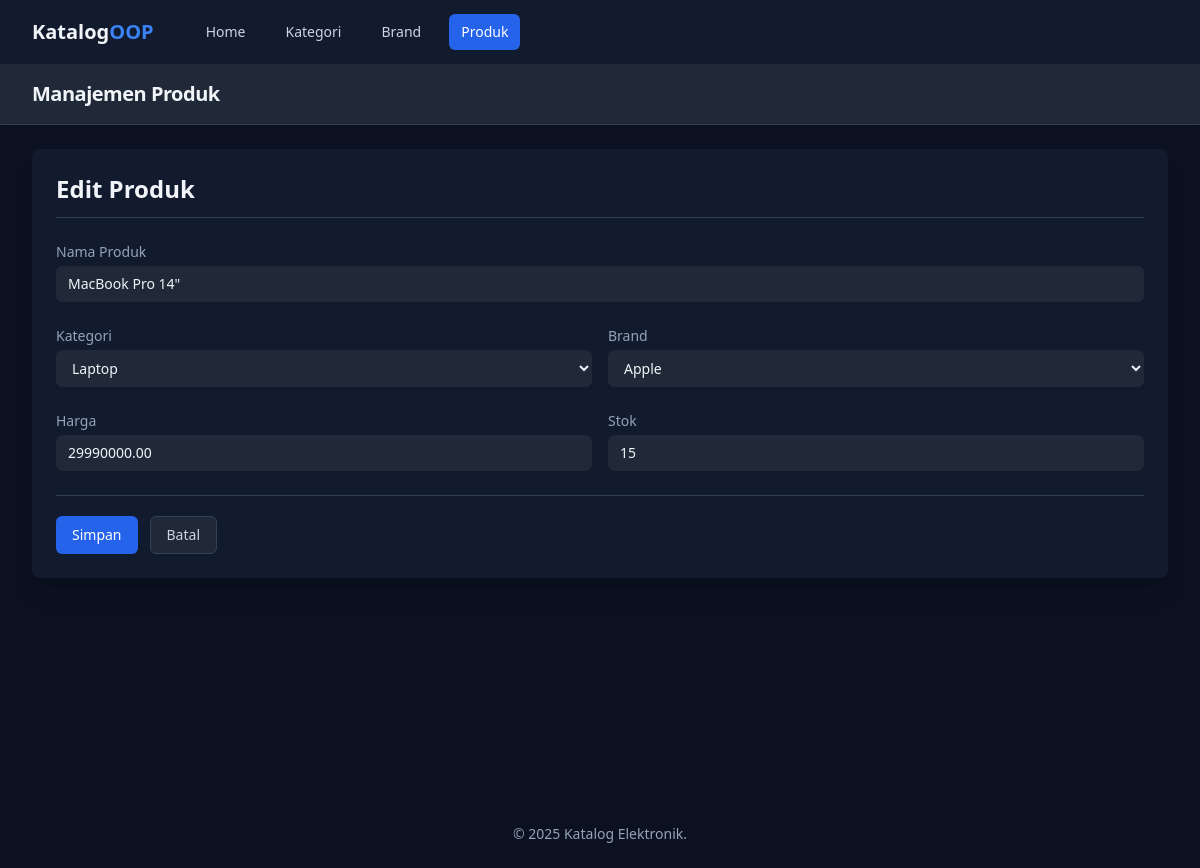
Screenshot of /index.php?page=products&action=form&id=1 with the database file from the repository.
### tables this page shows
CREATE TABLE products (
    id INT AUTO_INCREMENT PRIMARY KEY,
    name VARCHAR(255) NOT NULL,
    category_id INT,
    brand_id INT,
    price DECIMAL(10, 2) NOT NULL,
    stock INT NOT NULL DEFAULT 0,
    FOREIGN KEY (category_id) REFERENCES categories(id) ON DELETE SET NULL,
    FOREIGN KEY (brand_id) REFERENCES brands(id) ON DELETE SET NULL
);

CREATE TABLE categories (
    id INT AUTO_INCREMENT PRIMARY KEY,
    name VARCHAR(100) NOT NULL UNIQUE
);

CREATE TABLE brands (
    id INT AUTO_INCREMENT PRIMARY KEY,
    name VARCHAR(100) NOT NULL UNIQUE
);

### class/Product.php (called while the page is built, shortened)
<?php
class Product {
    private $db;
    private $table_name = "products";
    public function __construct() {
        $this->db = (new Database())->conn;
    }
    public function readProduct($id){
        $query = "SELECT * FROM " . $this->table_name . " WHERE id = ? LIMIT 1";
        $stmt = $this->db->prepare($query);
        $stmt->execute([$id]);
        return $stmt->fetch();
    }
}
?>

### config/database.php (called while the page is built, shortened)
<?php
class Database{
    private $host = "localhost";
    private $username = "root";
    private $password = "";
    private $dbname = "db_catalogueElectronics";
    public function __construct(){
        try{
            $this->conn = new PDO("mysql:host=$this->host;dbname=$this->dbname",
                                    $this->username,
                                    $this->password);
        } catch (PDOException $e){
            echo "Connection failed: " . $e->getMessage();
        }
    }
}
?>

### class/Category.php (called while the page is built, shortened)
<?php
require_once 'config/database.php';
class Category {
    private $db;
    private $table_name = "categories";
    public function __construct() {
        $this->db = (new Database())->conn;
    }
    public function getAllCategory() {
        $query = "SELECT * FROM " . $this->table_name . " ORDER BY name";
        $stmt = $this->db->prepare($query);
        $stmt->execute();
        return $stmt->fetchAll();
    }
}
?>

### class/Brand.php (called while the page is built, shortened)
<?php
require_once 'config/database.php';
class Brand {
    private $db;
    private $table_name = "brands";
    public function __construct() {
        $this->db = (new Database())->conn;
    }
    public function getAllBrand() {
        $query = "SELECT * FROM " . $this->table_name . " ORDER BY name";
        $stmt = $this->db->prepare($query);
        $stmt->execute();
        return $stmt->fetchAll();
    }
}
?>

### views/products/form.php (the view, shortened to what this page needs)
<h2 class="text-2xl font-semibold text-slate-100 mb-6 pb-3 border-b border-slate-700">
    <?php echo isset($data) ? 'Edit' : 'Tambah'; ?> Produk
</h2>
<form action="index.php?page=products&action=save" method="POST" class="space-y-6">
    <div class="grid grid-cols-1 gap-y-6 gap-x-4 sm:grid-cols-6">
        <div class="sm:col-span-6">
            <label for="name" class="block text-sm font-medium text-slate-400 mb-1">
                Nama Produk
            </label>
            <div class="mt-1">
                <input type="text" id="name" name="name"
                        class="block w-full rounded-md border-slate-700 bg-slate-800 text-slate-100 shadow-sm focus:border-blue-500 focus:ring-blue-500 sm:text-sm
                        text-base px-3 py-2"
                        value="<?php echo isset($data['name']) ? htmlspecialchars($data['name']) : ''; ?>"
                        required>
            </div>
        </div>
        <div class="sm:col-span-3">
            <label for="category_id" class="block text-sm font-medium text-slate-400 mb-1">
                Kategori
            </label>
            <div class="mt-1">
                <select id="category_id" name="category_id"
                        class="block w-full text-base px-3 py-2 rounded-md border-slate-700 bg-slate-800 text-slate-100 shadow-sm focus:border-blue-500 focus:ring-blue-500 sm:text-sm
                        text-base px-3 py-2"
                        required>
                    <?php foreach ($categories as $cat): ?>
                        <option value="<?php echo $cat['id']; ?>"
                            <?php echo (isset($data) && $data['category_id'] == $cat['id']) ? 'selected' : ''; ?>>
                            <?php echo htmlspecialchars($cat['name']); ?>
                        </option>
                    <?php endforeach; ?>
                </select>
            </div>
        </div>
        <div class="sm:col-span-3">
            <label for="brand_id" class="block text-sm font-medium text-slate-400 mb-1">
                Brand
            </label>
            <div class="mt-1">
                <select id="brand_id" name="brand_id"
                        class="block w-full text-base px-3 py-2 rounded-md border-slate-700 bg-slate-800 text-slate-100 shadow-sm focus:border-blue-500 focus:ring-blue-500 sm:text-sm
                        text-base px-3 py-2"
                        required>
                    <?php foreach ($brands as $brand): ?>
                        <option value="<?php echo $brand['id']; ?>"
                            <?php echo (isset($data) && $data['brand_id'] == $brand['id']) ? 'selected' : ''; ?>>
                            <?php echo htmlspecialchars($brand['name']); ?>
                        </option>
                    <?php endforeach; ?>
                </select>
            </div>
        </div>
        <div class="sm:col-span-3">
            <label for="price" class="block text-sm font-medium text-slate-400 mb-1">
                Harga
            </label>
            <div class="mt-1">
                <input type="number" id="price" name="price" step="0.01" min="0"
                    class="block w-full rounded-md border-slate-700 bg-slate-800 text-slate-100 shadow-sm focus:border-blue-500 focus:ring-blue-500 sm:text-sm
                    text-base px-3 py-2"
                    value="<?php echo isset($data['price']) ? $data['price'] : ''; ?>"
                    required>
            </div>
        </div>
        <div class="sm:col-span-3">
            <label for="stock" class="block text-sm font-medium text-slate-400 mb-1">
                Stok
            </label>
            <div class="mt-1">
                <input type="number" id="stock" name="stock" min="0"
                        class="block w-full rounded-md border-slate-700 bg-slate-800 text-slate-100 shadow-sm focus:border-blue-500 focus:ring-blue-500 sm:text-sm
                        text-base px-3 py-2"
                        value="<?php echo isset($data['stock']) ? $data['stock'] : ''; ?>"
                        required>
            </div>
        </div>
    </div> <div class="flex justify-start space-x-3 pt-5 border-t border-slate-700">
        <button type="submit"
                class="inline-block rounded-md bg-blue-600 px-4 py-2 text-sm font-medium text-white shadow-sm hover:bg-blue-700 transition-colors duration-150">
            Simpan
        </button>
        <a href="index.php?page=products"
            class="inline-block rounded-md border border-slate-700 bg-slate-800 px-4 py-2 text-sm font-medium text-slate-300 shadow-sm hover:bg-slate-700 transition-colors duration-150">
            Batal
        </a>
    </div>
</form>

### rows the page displays
products: name "MacBook Pro 14\"", category_id "Laptop", brand_id "Apple", price "29990000.00", stock "15"

### other values shown
$title "Home"
$title "Kategori"
$title "Brand"
$title "Produk"
